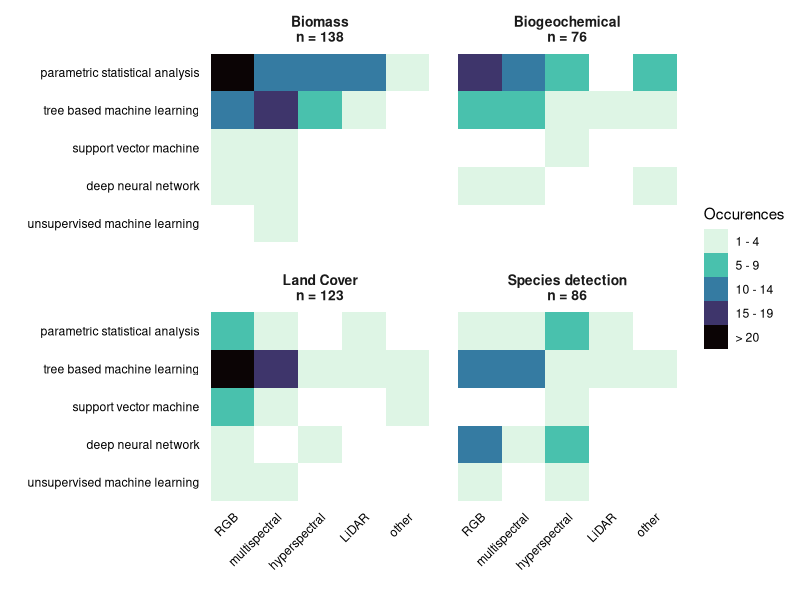

The R script that drew this image:
### load packages

library(tidyverse)
library(ggplot2)
library(readxl)
library(RColorBrewer)
library(viridis)

################################################################################

### directly read the excel file and select rows for metadata (only once per DOI) and other data:
excel <- read_excel("data/data_extraction/data_extraction_final.xlsx", skip = 1, na = c("","NA"))
meta <- excel[,c(2:10,18:20,39:41)]
data <- excel[,c(2,11:17,21:37)]


### delete now empty rows to receive a "true" metadata table for our 272 articles
meta <- filter(meta, !(is.na(Title)))

### make variables into factors
str(meta)
meta[,c(2,6,8:14)] <- meta[,c(2,6,8:14)] |>
  mutate_if(sapply(meta[,c(2,6,8:14)], is.character), as.factor)


str(data)
data[,c(2:7,9:13,15:25)] <- data[,c(2:7,9:13,15:25)] |>
  mutate_if(sapply(data[,c(2:7,9:13,15:25)], is.character), as.factor)

table(data$algorithm_grouped)

################################################################################

### heatmaps of algorithm x sensor for all analysed traits (Biomass, land cover etc)

### we need following data:DOI, habitat quality, algorithm grouped and Sensor

combi <- data |>
  select(DOI, Sensor, Habitat_quality_grouped, algorithm_grouped) |>
  filter(!(is.na(algorithm_grouped) & is.na(Habitat_quality_grouped) & is.na(Sensor))) |> 
  group_by(DOI) |>                                      ### group articles by DOI 
  fill(algorithm_grouped,.direction = "down") |>        ### fill NAs by the variable that sits above 
  fill(Habitat_quality_grouped,.direction = "down") |>
  fill(Sensor, .direction = "down") |>
  ungroup()
           
table(combi$Sensor)

### combine custom / other sensor types
combi$Sensor <- case_when(
  combi$Sensor %in% c("hyperspectral", "hyperspectral (panchromatic)") ~ "hyperspectral",
  combi$Sensor == "multispectral" ~ "multispectral",
  combi$Sensor == "LiDAR" ~ "LiDAR",
  combi$Sensor == "RGB" ~ "RGB",
  combi$Sensor == "missing" ~ "missing",
  TRUE ~ "other"
)
table(combi$Sensor)

### define levels for algorithm and sensor
combi$Sensor <- factor(combi$Sensor,
                       levels = c("RGB", "multispectral", "hyperspectral", "LiDAR", "other", "missing"))



### combine algorithm types:

table(combi$algorithm_grouped)

### rename algorithms
combi$algorithm_grouped <- case_when(
  combi$algorithm_grouped %in% c("linear", "Non-linear") ~ "parametric statistical analysis",
  combi$algorithm_grouped == "tree" ~ "tree based machine learning",
  combi$algorithm_grouped == "svm" ~ "support vector machine",
  combi$algorithm_grouped %in% c("nn", "dlnn") ~ "deep neural network",
  combi$algorithm_grouped == "unsupervised" ~ "unsupervised machine learning",
  combi$algorithm_grouped == "missing" ~ "missing",
  TRUE ~ "other"
)

## sort factors for algorithms and habitat qualities
combi$algorithm_grouped <- factor(combi$algorithm_grouped,
                                  levels = c("missing","other",
                                             "unsupervised machine learning",
                                             "deep neural network",
                                             "support vector machine",
                                             "tree based machine learning",
                                             "parametric statistical analysis"))

combi$Habitat_quality_grouped <- factor(combi$Habitat_quality_grouped,
                                        levels = c("Biomass", "Biogeochemical", "Land Cover", "Species detection", "Other"))


table(combi$Sensor)
table(combi$algorithm_grouped)

######################################################

### create a new dataframe with observations counts for the use of algorithms per sensor
obs <- combi |>
  select(Habitat_quality_grouped, Sensor, algorithm_grouped) |>
  count(Sensor, algorithm_grouped, Habitat_quality_grouped) |>
  filter(Habitat_quality_grouped %in% c("Biogeochemical", "Biomass", "Land Cover", "Species detection"))  |>
  filter(Sensor %in% c("RGB", "multispectral", "hyperspectral", "LiDAR", "other")) |>
  filter(algorithm_grouped %in% c("deep neural network",
                                  "support vector machine",
                                  "unsupervised machine learning",
                                  "tree based machine learning",
                                  "parametric statistical analysis")) |>
  mutate(n = cut(n, breaks = c(1,5,10,15,20,50), right = F))

## rename number of obersations to prettier names
obs$n <- case_when(
  obs$n == "[1,5)" ~ "1 - 4",
  obs$n == "[5,10)" ~ "5 - 9",
  obs$n == "[10,15)" ~ "10 - 14",
  obs$n == "[15,20)" ~ "15 - 19",
  obs$n == "[20,50)" ~ "> 20",
  TRUE ~ "other"
)
obs
obs$n <- factor(obs$n,
                 levels = c("1 - 4","5 - 9","10 - 14","15 - 19","> 20"))

### define labels with number of observations for the habitat facets
table(combi$Habitat_quality_grouped)
habitats <- c(
  "Biomass" = "Biomass\nn = 138",
  "Biogeochemical" = "Biogeochemical\nn = 76",
  "Land Cover" = "Land Cover\nn = 123",
  "Species detection" = "Species detection\nn = 86"
)


### make a ggplot plot
ggplot(data = obs, aes(x = Sensor, y = algorithm_grouped, fill = n)) + 
  geom_tile() +
  facet_wrap(vars(Habitat_quality_grouped), 
             labeller = labeller(Habitat_quality_grouped = habitats))+
  # scale_fill_gradient(low = "#fef0d9", high = "#cb181d") + ### if gradient scale should be used
  scale_fill_viridis(discrete = T, option = "G", direction = -1) +
  labs(x = "", y = "", fill = "Occurences")+
  theme_minimal()+
  theme(axis.text.x = element_text(angle = 45, hjust = 1, color = "black"),
        axis.text.y = element_text(color = "black"),
        panel.grid.major = element_blank(),
        strip.text = element_text(size = 10,face = "bold"),
        panel.spacing = unit(1, "lines"))
        



#ggsave("figures/analysis.pdf", width = 16, height = 12, units = "cm")
